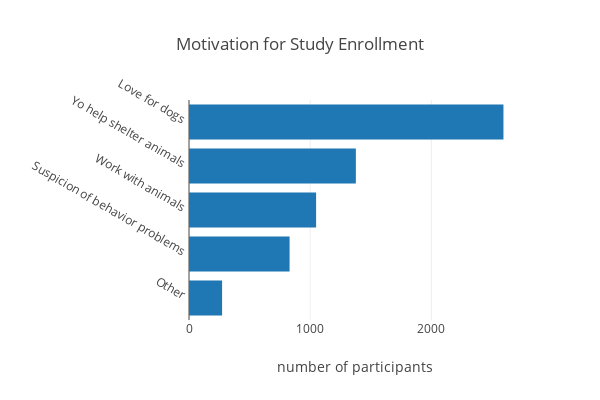

Here is the notebook cell this chart was saved with:
### Markdown cell above
### 1.2 Motivation for Enrollment:

### Code cell
# Create the necessary dataframe.
fields = ('question_reason_for_part_1, question_reason_for_part_2, '
          'question_reason_for_part_3, question_reason_for_part_4, '
          'question_reason_for_part_5')
labels = ['Love for dogs', 'Yo help shelter animals', 'Suspicion of behavior problems',
          'Work with animals', 'Other']
df = createNumericDataFrame(USER_TABLE, fields, labels, filtered=False)
    
# Create a bar graph to illustrate breakdown of responses.
sums = df.sum()
sums = sums.sort_values(ascending=True)
data = [go.Bar(y=sums.index.values,
               x=sums.values,
               orientation='h')]
layout = go.Layout(title="Motivation for Study Enrollment",
                   xaxis=dict(title='number of participants'),
                   yaxis=dict(title='',
                              automargin=True,
                              tickangle=30,
                              tickprefix=' ',
                              ticksuffix=' '),
                   width=600,
                   height=400)
fig = go.Figure(data=data, layout=layout)
py.iplot(fig)

# NOTE: This does not include a count of users who did not provide a reason.

### Figure 1 — Plotly figure (JSON) as saved in the notebook; plotly's stock layout.template omitted (floating-point values rounded to 4 significant figures)
{"data": [{"orientation": "h", "type": "bar", "x": [273, 830, 1049, 1377, 2595], "y": ["Other", "Suspicion of behavior problems", "Work with animals", "Yo help shelter animals", "Love for dogs"]}], "layout": {"height": 400, "title": "Motivation for Study Enrollment", "width": 600, "xaxis": {"title": "number of participants"}, "yaxis": {"automargin": true, "tickangle": 30, "tickprefix": " ", "ticksuffix": " ", "title": ""}}}
